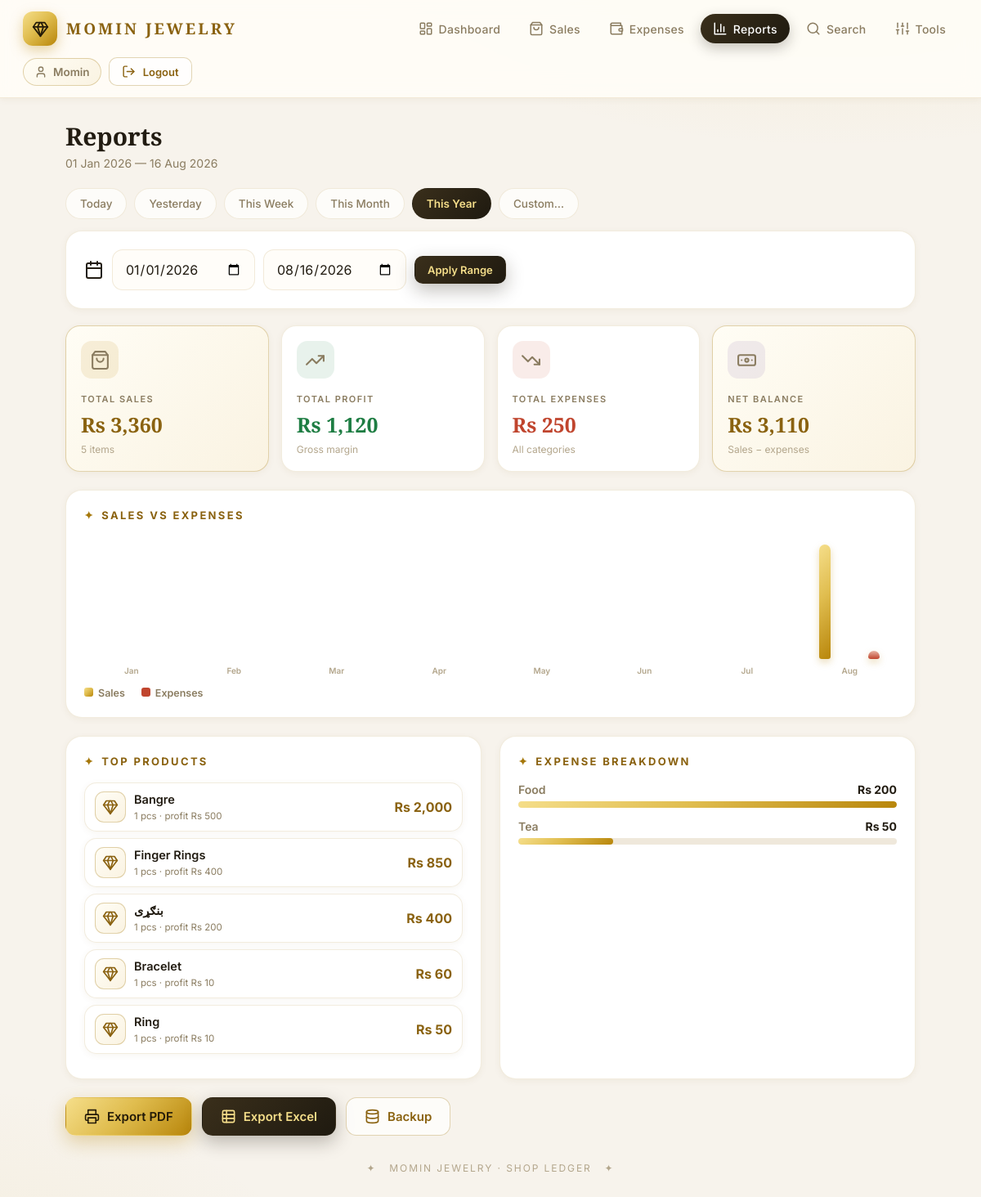
Page /reports/?period=year (signed in) on the earlier database version.
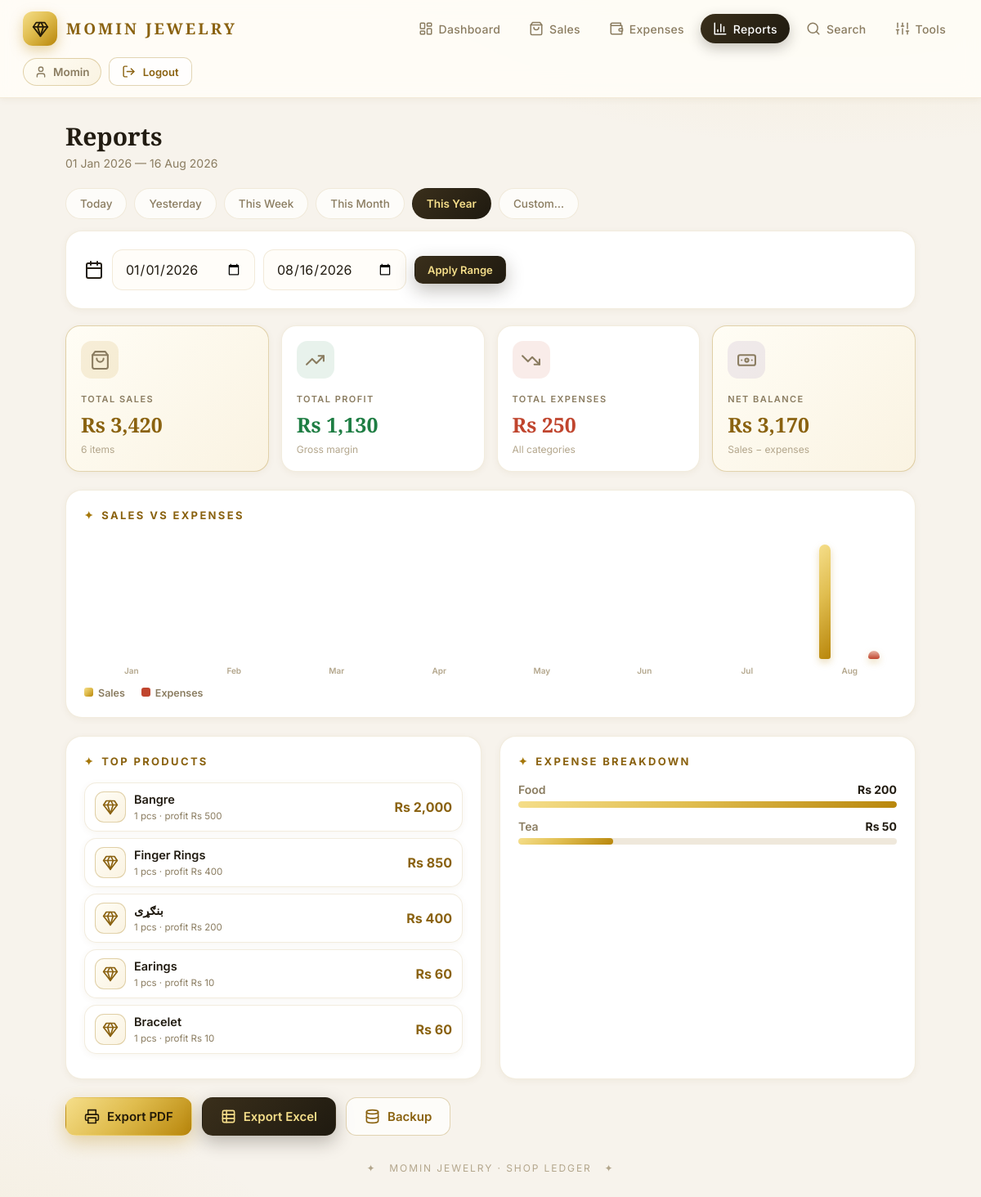
Same page on the later database version.
### ledger/models.py (models this page shows, shortened)
class Sale(models.Model):
    product_name = models.CharField(max_length=200)
    purchase_price = models.DecimalField(max_digits=14, decimal_places=2)
    selling_price = models.DecimalField(max_digits=14, decimal_places=2)
    quantity = models.PositiveIntegerField(default=1)
    date = models.DateField()
    notes = models.TextField(blank=True)
    created_at = models.DateTimeField(auto_now_add=True)
    class Meta:
        ordering = ["-date", "-created_at"]

class ShopSettings(models.Model):
    shop_name = models.CharField(max_length=100, default="MOMIN Jewelry")
    currency = models.CharField(max_length=8, default="؋")
    opening_balance = models.DecimalField(max_digits=14, decimal_places=2, default=Decimal("0"))
    class Meta:
        verbose_name = "Shop Settings"
        verbose_name_plural = "Shop Settings"
    @classmethod
    def load(cls):
        obj, _ = cls.objects.get_or_create(pk=1)
        return obj

class Expense(models.Model):
    title = models.CharField(max_length=200)
    category = models.CharField(max_length=50, choices=CATEGORY_CHOICES, default="Other")
    amount = models.DecimalField(max_digits=14, decimal_places=2)
    date = models.DateField()
    notes = models.TextField(blank=True)
    created_at = models.DateTimeField(auto_now_add=True)
    class Meta:
        ordering = ["-date", "-created_at"]

### ledger/views.py (the view)
# urls.py: path('reports/', views.reports, name='reports'),
@login_required
def reports(request):
    period, start, end, stats, top_products, cat_break, max_cat = _report_context(request)
    return render(request, 'ledger/reports.html', {
        'period': period, 'start': start, 'end': end, 'stats': stats,
        'top_products': top_products, 'cat_break': cat_break, 'max_cat': max_cat,
        'series': _report_series(start, end),
        'settings_obj': ShopSettings.load(),
    })

### ledger/services.py (called while the page is built)
def zero():
    return Decimal("0.00")

def sales_totals(qs):
    agg = qs.aggregate(
        revenue=Sum(F('selling_price') * F('quantity'), output_field=MONEY),
        cost=Sum(F('purchase_price') * F('quantity'), output_field=MONEY),
        items=Sum('quantity'),
    )
    revenue = agg['revenue'] or zero()
    cost = agg['cost'] or zero()
    return {'revenue': revenue, 'cost': cost, 'profit': revenue - cost, 'items': agg['items'] or 0}

def expense_total(qs):
    return qs.aggregate(t=Sum('amount'))['t'] or zero()

def range_stats(start, end):
    s = sales_totals(Sale.objects.filter(date__gte=start, date__lte=end))
    e = expense_total(Expense.objects.filter(date__gte=start, date__lte=end))
    return {
        'sales': s,
        'expenses': e,
        'net': s['revenue'] - e,
        'sale_qs': Sale.objects.filter(date__gte=start, date__lte=end),
        'expense_qs': Expense.objects.filter(date__gte=start, date__lte=end),
    }

### ledger/templates/ledger/reports.html (shortened to what the changed rows need)
{% extends 'ledger/base.html' %}
{% load humanize icons %}
{% block content %}
<div class="page-head">
  <div><h2>Reports</h2><p>{{ start|date:'d M Y' }} — {{ end|date:'d M Y' }}</p></div>
</div>
<div class="tiles">
  <div class="tile hi"><div class="chip c-gold">{% icon 'sales' %}</div><label>Total Sales</label>
    <b>{{ settings_obj.currency }} {{ stats.sales.revenue|intcomma }}</b><small>{{ stats.sales.items }} items</small></div>
  <div class="tile"><div class="chip c-green">{% icon 'up' %}</div><label>Total Profit</label>
    <b class="pos">{{ settings_obj.currency }} {{ stats.sales.profit|intcomma }}</b><small>Gross margin</small></div>
  <div class="tile"><div class="chip c-red">{% icon 'down' %}</div><label>Total Expenses</label>
    <b class="neg">{{ settings_obj.currency }} {{ stats.expenses|intcomma }}</b><small>All categories</small></div>
  <div class="tile hi"><div class="chip c-violet">{% icon 'cash' %}</div><label>Net Balance</label>
    <b>{{ settings_obj.currency }} {{ stats.net|intcomma }}</b><small>Sales − expenses</small></div>
</div>
<div class="panel">
  <div class="bars">
    {% for r in series %}
    <div class="bar-g" title="{{ r.full }} — Sales {{ settings_obj.currency }} {{ r.s|intcomma }} · Exp {{ settings_obj.currency }} {{ r.e|intcomma }}">
      <div class="bar-pair">
        <div class="bar s" style="height:{{ r.ps }}%"></div>
        <div class="bar e" style="height:{{ r.pe }}%"></div>
      </div>
      <div class="bar-l">{{ r.label }}</div>
    </div>
    {% endfor %}
  </div>
</div>
<div class="rep-cols">
  <div class="panel" style="margin-top:22px">
    {% for p in top_products %}
    <div class="row"><div class="ico">{% icon 'gem' %}</div>
      <div class="main"><b>{{ p.product_name }}</b><small>{{ p.qty }} pcs · profit {{ settings_obj.currency }} {{ p.profit|intcomma }}</small></div>
      <b style="color:var(--gold-deep)">{{ settings_obj.currency }} {{ p.revenue|intcomma }}</b></div>
    {% empty %}<p style="color:var(--dim)">No sales in this period.</p>{% endfor %}
  </div>
  <div class="panel" style="margin-top:22px">
    {% for c in cat_break %}
    <div style="margin-bottom:14px">
      <div style="display:flex;justify-content:space-between;font-size:14px;margin-bottom:6px">
        <span style="color:var(--mut);font-weight:600">{{ c.category }}</span>
        <b>{{ settings_obj.currency }} {{ c.total|intcomma }}</b></div>
      <div style="height:8px;border-radius:5px;background:var(--bg-2);overflow:hidden">
        <div style="height:100%;width:{% widthratio c.total max_cat 100 %}%;background:var(--grad);border-radius:5px"></div>
      </div>
    </div>
    {% empty %}<p style="color:var(--dim)">No expenses in this period.</p>{% endfor %}
  </div>
</div>
{% endblock %}

Differences in the rows shown:
no longer on this page (row unchanged): Sale: product_name "Ring", qty "1", {{ settings_obj.currency }} "Rs", profit "10", revenue "50"
added Sale: product_name "Earings", qty "1", {{ settings_obj.currency }} "Rs", profit "10", revenue "60"
Other differences:
{{ stats.sales.revenue|intcomma }}: "3,360" → "3,420"
{{ stats.sales.items }}: "5" → "6"
{{ stats.sales.profit|intcomma }}: "1,120" → "1,130"
{{ stats.net|intcomma }}: "3,110" → "3,170"
